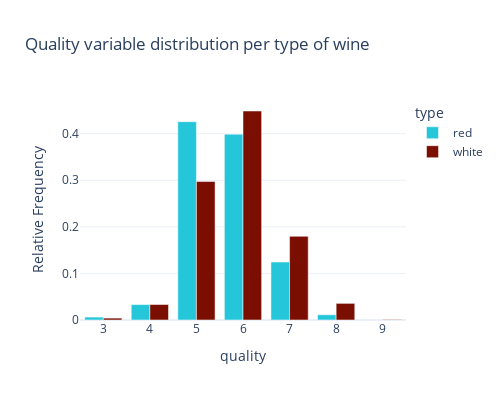

This figure's notebook cell:
### Markdown cell above
Αναφερόμενοι σε ισορροπημένη κατανομή, εννοούμε εάν οι τιμές της
διακριτής μεταβλητής εμφανίζονται με παρόμοια συχνότητα στο δείγμα μας.

Το πρώτο συμπέρασμα από το γράφημα είναι πως:

α) η μεταβλητή δεν είναι ισορροπημένη, με την έννοια πως δεν παρουσιάζει
την ίδια συχνότητα εμφάνισης για τις διακριτές τιμές της. Η τιμή 6 έχει
την μεγαλύτερη συχνότητα εμφάνισης με n = 2836, ενώ η τιμή 9 τη
μικρότερη, με n=5.

β) δεν έχει κανονική κατανομή, αλλά παρουσιάζει ελαφριά δεξιά λοξότητα.

### Ερώτημα 2

*Συχνά δημιουργείται η ερώτηση: Το κόκκινο η το λευκό κρασί είναι
ποιοτικά καλύτερο; Εφαρμόστε κατάλληλη μεθοδολογία και plots, ώστε να
αιτιολογήσετε την απάντηση σας.*

Από το documentation της μεθόδου `value_counts` βλέπω πως έχω την
επιλογή να θέσω την παράμετρο `normalize=True`, για να πάρω τις σχετικές
συχνότητες των τιμών της quality για τα δύο types (red και white).

Οπότε, για να απαντήσω στην ερώτηση, θα κάνω τα εξής:

-   Group by κατά type και υπολογισμός του value counts για την στήλη
    quality

-   Γράφημα συχνότητας για τις τιμές της στήλης quality, διαχωρισμένες
    με βάση τις δύο τιμές της στήλης ‘type’, δηλαδή ‘red’ και ‘white’.

### Code cell
freq_data = (
    df_raw.groupby('type')['quality']
    .value_counts(normalize=True)
    .reset_index(name='Relative Frequency')
)

fig = px.bar(
    freq_data,
    x="quality",
    y="Relative Frequency",
    color="type",
    color_discrete_sequence=color_palette,
    title="Quality variable distribution per type of wine",
    barmode="group"
)

fig.update_layout(
    autosize=False,
    width=500,
    height=400
)

fig.update_xaxes(
    tickmode='linear'
)

fig.show()

### Figure 1 — Plotly figure (JSON) as saved in the notebook; plotly's stock layout.template omitted (floating-point values rounded to 4 significant figures)
{"data": [{"alignmentgroup": "True", "hovertemplate": "type=red<br>quality=%{x}<br>Relative Frequency=%{y}<extra></extra>", "legendgroup": "red", "marker": {"color": "#26C6DA", "pattern": {"shape": ""}}, "name": "red", "offsetgroup": "red", "orientation": "v", "showlegend": true, "textposition": "auto", "type": "bar", "x": [5, 6, 7, 4, 8, 3], "xaxis": "x", "y": [0.4259, 0.399, 0.1245, 0.03315, 0.01126, 0.006254], "yaxis": "y"}, {"alignmentgroup": "True", "hovertemplate": "type=white<br>quality=%{x}<br>Relative Frequency=%{y}<extra></extra>", "legendgroup": "white", "marker": {"color": "#7a0e00", "pattern": {"shape": ""}}, "name": "white", "offsetgroup": "white", "orientation": "v", "showlegend": true, "textposition": "auto", "type": "bar", "x": [6, 5, 7, 8, 4, 3, 9], "xaxis": "x", "y": [0.4488, 0.2975, 0.1797, 0.03573, 0.03328, 0.004083, 0.001021], "yaxis": "y"}], "layout": {"autosize": false, "barmode": "group", "height": 400, "legend": {"title": {"text": "type"}, "tracegroupgap": 0}, "title": {"text": "Quality variable distribution per type of wine"}, "width": 500, "xaxis": {"anchor": "y", "domain": [0, 1], "tickmode": "linear", "title": {"text": "quality"}}, "yaxis": {"anchor": "x", "domain": [0, 1], "title": {"text": "Relative Frequency"}}}}
